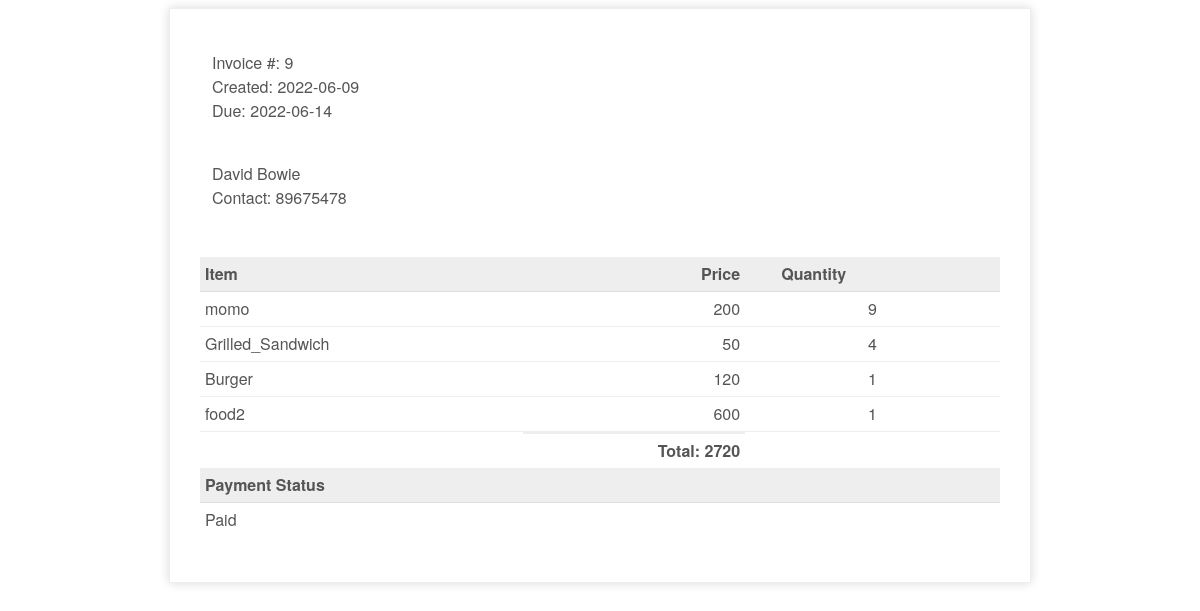
Page /invoicetemplate.php?id=9&pstatus=Paid&oid=34&tot=2720&uid=10&dc=2022-06-09&due=2022-06-14 (signed in) on the committed database.
### tables this page shows
CREATE TABLE `user_table` (
  `id` int(11) NOT NULL,
  `user_name` varchar(20) NOT NULL,
  `name` varchar(30) NOT NULL,
  `password` varchar(255) NOT NULL,
  `contact` int(11) NOT NULL
);

CREATE TABLE `orders_details` (
  `id` int(11) NOT NULL,
  `order_id` int(11) NOT NULL,
  `food_id` int(11) NOT NULL,
  `food_name` varchar(30) NOT NULL,
  `qty` int(11) NOT NULL,
  `price` int(11) NOT NULL
);

### invoicetemplate.php (the view, shortened to what this page needs)
<?php
if(isset($_SESSION['username']) or isset($_SESSION['adminname']))
{
    include 'db.php';
    $uid = @$_GET['uid'];
    $query = "SELECT user_name, name, contact
                FROM user_table
                WHERE id = $uid";
    if($result = mysqli_query($conn,$query))
    {
        $row = mysqli_fetch_assoc($result);
        $contact = $row['contact'];
        $name = $row['name'];
    }
?>
<!DOCTYPE html>
<html>
	<head>
	</head>
	<body>
		<div class="invoice-box">
			<table cellpadding="0" cellspacing="0">
				<tr class="top">
					<td colspan="2">
						<table>
							<tr>
								<td>
									Invoice #: <?php $invoiceid = $_GET['id']; echo $invoiceid;?><br />
									Created: <?php $invoicedate = $_GET['dc']; echo $invoicedate;?><br />
									Due: <?php $invoiceduedate = $_GET['due']; echo $invoiceduedate;?>
								</td>
							</tr>
						</table>
					</td>
				</tr>
				<tr class="information">
					<td colspan="2">
						<table>
							<tr>
								<td>
									<?php echo $name;?><br />
									Contact: <?php echo $contact;?>
								</td>
							</tr>
						</table>
					</td>
				</tr>
				<tr class="heading">
					<td>Item</td>
					<td>Price</td>
                    <td>&nbsp;&nbsp;&nbsp;&nbsp;&nbsp;&nbsp;&nbsp;Quantity</td>
				</tr>
                                    <?php
                                    $id2=@$_GET['oid'];
                                    include 'db.php';
                                    $query2 = "SELECT *
                                    FROM orders_details
                                    WHERE orders_details.order_id=$id2";
                                    $result2 = mysqli_query($conn,$query2);
                                    if($result2)
                                    {
                                        while($row2=mysqli_fetch_assoc($result2))
                                        {
                                            ?>
                                                    <tr class="item">
                                                        <td><?php echo $row2['food_name'];?></td>
                                                        <td><?php echo $row2['price'];?></td>
                                                        <td align='center'><?php echo $row2['qty'];?></td>
                                                    </tr>
                                            <?php
                                        }
                                    }
                                        ?>
				<tr class="total">
					<td></td>
					<td>Total: <?php $tot=@$_GET['tot']; echo $tot;?></td>
                    <td></td>
				</tr>
                <tr class="heading">
					<td>Payment Status</td>
                    <td></td>
                    <td></td>
				</tr>
				<tr class="details">
					<td><?php echo $_GET['pstatus'];?></td>
				</tr>
			</table>
		</div>
	</body>
</html>
<?php
    }
    else {echo "No invoice";}
?>

### invoicetemplate.php (style rules this page uses)
.invoice-box { max-width: 800px; margin: auto; padding: 30px; border: 1px solid #eee; box-shadow: 0 0 10px rgba(0, 0, 0, 0.15); font-size: 16px; line-height: 24px; font-family: 'Helvetica Neue', 'Helvetica', Helvetica, Arial, sans-serif; color: #555; }
.invoice-box table { width: 100%; line-height: inherit; text-align: left; }
.invoice-box table td { padding: 5px; vertical-align: top; }
.invoice-box table tr td:nth-child(2) { text-align: right; }
.invoice-box table tr.top table td { padding-bottom: 20px; }
.invoice-box table tr.information table td { padding-bottom: 40px; }
.invoice-box table tr.heading td { background: #eee; border-bottom: 1px solid #ddd; font-weight: bold; }
.invoice-box table tr.details td { padding-bottom: 20px; }
.invoice-box table tr.item td { border-bottom: 1px solid #eee; }
.invoice-box table tr.total td:nth-child(2) { border-top: 2px solid #eee; font-weight: bold; }

### rows in the picture
user_table: name "David Bowie", contact "89675478"
orders_details: food_name "momo", price "200", qty "9"
orders_details: food_name "Grilled_Sandwich", price "50", qty "4"
orders_details: food_name "Burger", price "120", qty "1"
orders_details: food_name "food2", price "600", qty "1"

### other values in the picture
$invoiceid "9"
$invoicedate "2022-06-09"
$invoiceduedate "2022-06-14"
$tot "2720"
$_GET['pstatus'] "Paid"
